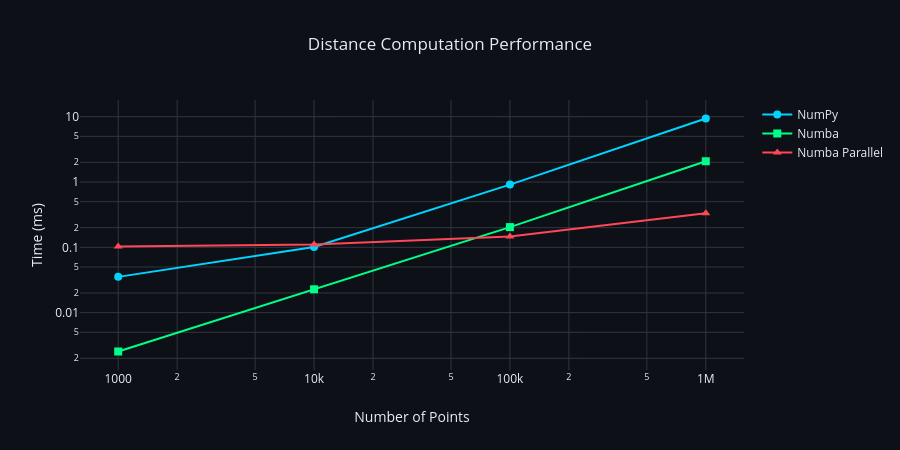

The cell this chart's notebook holds for it:
### Code cell
# Visualize performance comparison
fig = go.Figure()

fig.add_trace(
    go.Scatter(x=n_points_list, y=np.array(numpy_times)*1e3, mode='lines+markers',
               name='NumPy', line=dict(color='#00d4ff', width=2),
               marker=dict(size=8))
)
if NUMBA_AVAILABLE:
    fig.add_trace(
        go.Scatter(x=n_points_list, y=np.array(numba_times)*1e3, mode='lines+markers',
                   name='Numba', line=dict(color='#00ff88', width=2),
                   marker=dict(size=8, symbol='square'))
    )
    fig.add_trace(
        go.Scatter(x=n_points_list, y=np.array(numba_parallel_times)*1e3, mode='lines+markers',
                   name='Numba Parallel', line=dict(color='#ff4757', width=2),
                   marker=dict(size=8, symbol='triangle-up'))
    )

fig.update_layout(
    template=dark_template,
    title='Distance Computation Performance',
    xaxis_title='Number of Points',
    yaxis_title='Time (ms)',
    xaxis_type='log',
    yaxis_type='log',
    height=450,
)
fig.show()

### Figure 1 — Plotly figure (JSON) as saved in the notebook; plotly's stock layout.template omitted (floating-point values rounded to 4 significant figures)
{"data": [{"line": {"color": "#00d4ff", "width": 2}, "marker": {"size": 8}, "mode": "lines+markers", "name": "NumPy", "type": "scatter", "x": [1000, 10000, 100000, 1000000], "y": [0.03529, 0.1012, 0.9123, 9.379]}, {"line": {"color": "#00ff88", "width": 2}, "marker": {"size": 8, "symbol": "square"}, "mode": "lines+markers", "name": "Numba", "type": "scatter", "x": [1000, 10000, 100000, 1000000], "y": [0.002542, 0.02278, 0.2039, 2.078]}, {"line": {"color": "#ff4757", "width": 2}, "marker": {"size": 8, "symbol": "triangle-up"}, "mode": "lines+markers", "name": "Numba Parallel", "type": "scatter", "x": [1000, 10000, 100000, 1000000], "y": [0.1028, 0.1108, 0.1462, 0.3311]}], "layout": {"height": 450, "title": {"text": "Distance Computation Performance"}, "xaxis": {"title": {"text": "Number of Points"}, "type": "log"}, "yaxis": {"title": {"text": "Time (ms)"}, "type": "log"}}}
